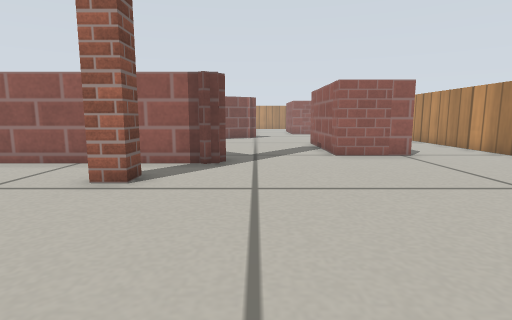
View 1 (above)

16 first-person views from a walk through a world built for the Gazebo simulator. The camera is 0.26 m above the floor, tilts 8° down and sees 80° across. The floor is counted in squares, 0.2 m on a side. Each view is taken from the middle of a square. On the plan, view 1 faces up. The plan holds only what a view shows up to about 13 squares ahead; the rest is blank. Gazebo's built-in surfaces are drawn with simple patterns.

View 2
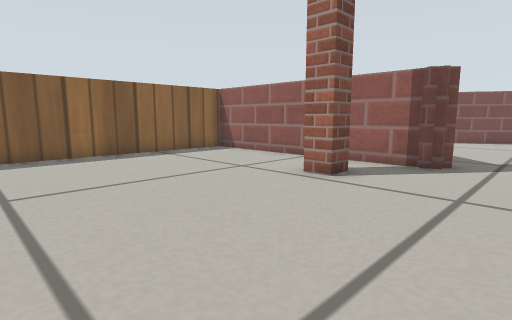

View 3
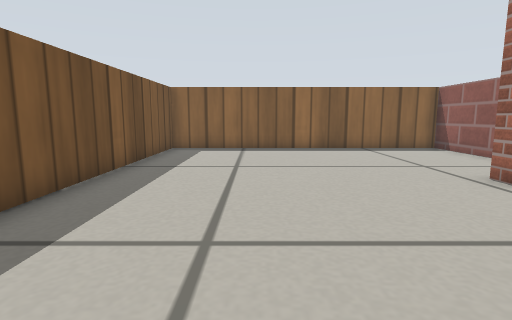

View 4
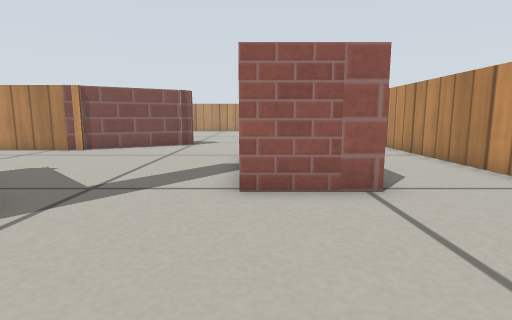

View 5
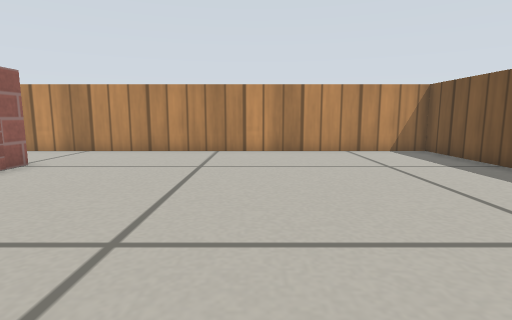

View 6
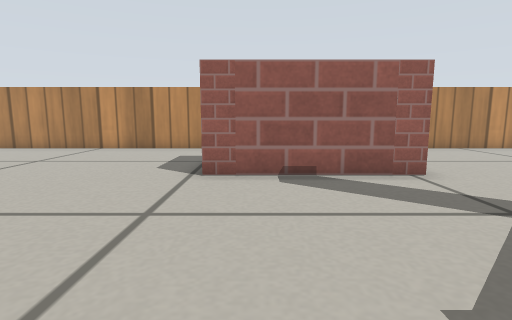

View 7
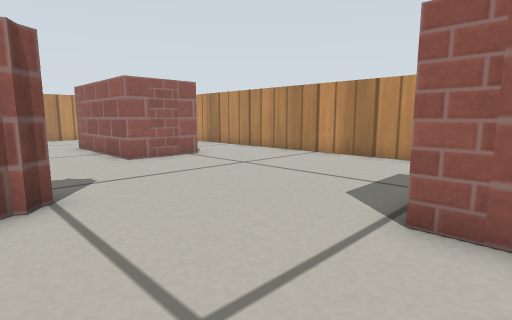

View 8
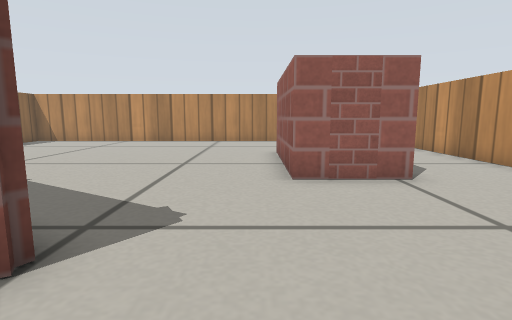

View 9
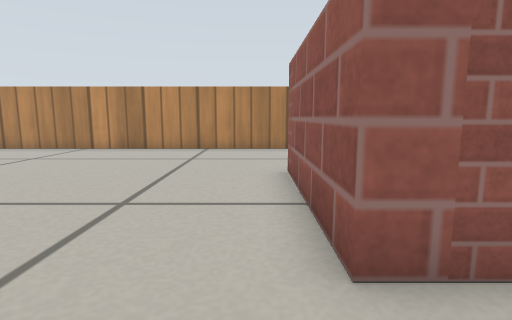

View 10
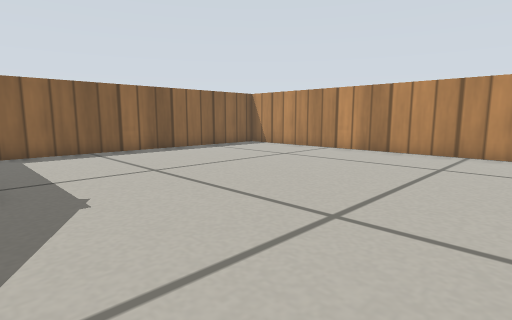

View 11
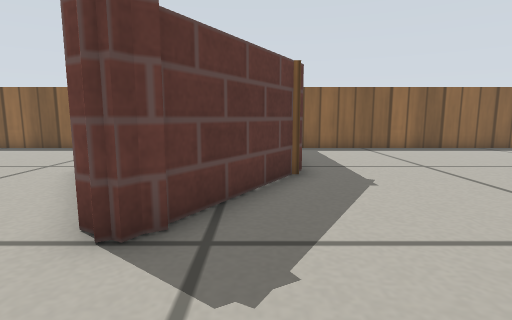

View 12
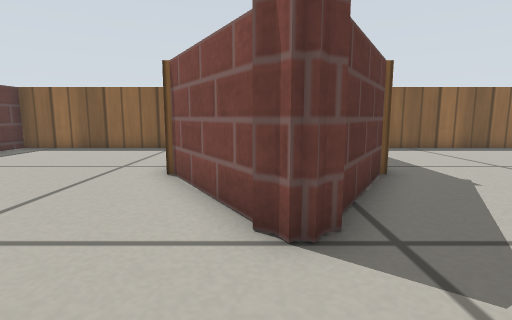

View 13
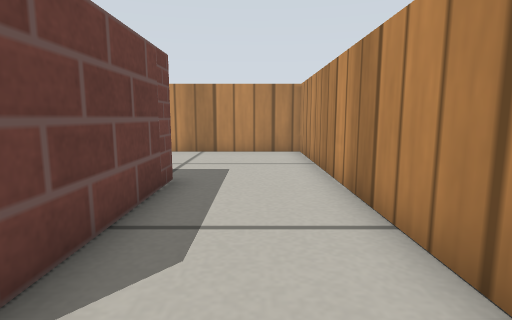

View 14
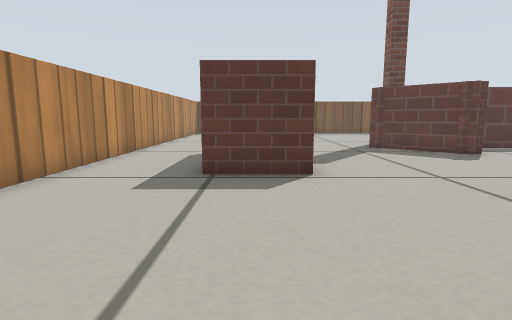

View 15
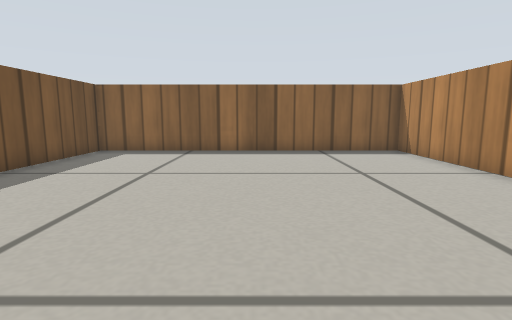

View 16
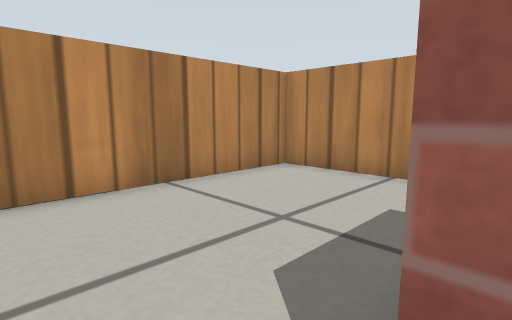

### Floor plan
Points are (right, up) in squares from view 1. A wall is a line through its corners. A room is listed if a view was taken in it or the views show most of it. See-through windows are left out.
Room 1 (views 1, 2, 3, 4, 5, 6, 7, 8, 9, 10, 11, 12, 13, 14, 15, 16)
walls: (-0.5, 19.1) (-3.8, 17.1); (-3.8, 17) (-7.1, 17); (0, 19.6) (-0.4, 18.9); (-3.2, 11.2) (-0.9, 8.9) (-1.4, 8.3); (-1.5, 8.5) (-9.8, 8.5) (-9.8, -2.5) (-1, -2.5); (5.3, 10.2) (2.8, 10.2) (2.8, 15.2) (5.2, 15.2); (-4.4, 22.2) (-0.5, 19.9); (-2.5, 6.8) (-2.5, 5.9) (-3.4, 5.9); (-6.8, 9.3) (-5.5, 9.3); (-9.8, 15.2) (-9.8, 9.3) (-8.5, 9.3); (5.4, 23.2) (2.8, 23.2) (2.8, 28.3); (5.3, 28.3) (5.3, 23.9); (4.6, -2.5) (8.7, -2.5) (8.7, 33.5) (-9.8, 33.5) (-9.8, 22) (-5, 22)

Where each view was taken, in squares from view 1:
view 1: 0 up, 0 right, facing up
view 2: 0 up, 1 right, facing up-left
view 3: 1 up, 3 right, facing left
view 4: 5 up, 3 right, facing up
view 5: 4 up, 3 left, facing right
view 6: 14 up, 4 left, facing right
view 7: 14 up, 1 left, facing up-right
view 8: 17 up, 2 right, facing up
view 9: 21 up, 2 right, facing up
view 10: 22 up, 2 right, facing up-left
view 11: 21 up, 3 right, facing left
view 12: 19 up, 3 right, facing left
view 13: 22 up, 7 right, facing up
view 14: 22 up, 4 right, facing down
view 15: 28 up, 2 right, facing left
view 16: 28 up, 2 right, facing up-right
